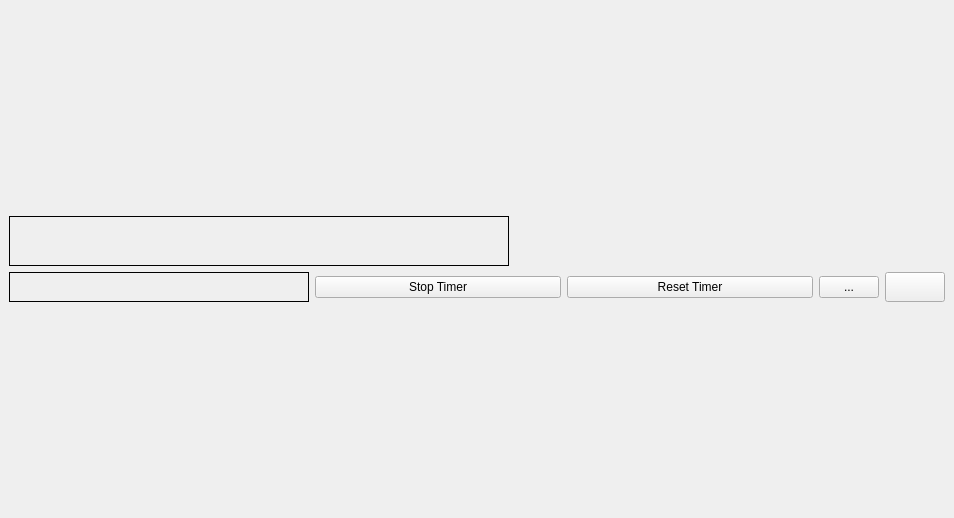
<?xml version="1.0" encoding="UTF-8"?>
<ui version="4.0">
 <class>TimerWidget</class>
 <widget class="QStackedWidget" name="TimerWidget">
  <property name="geometry">
   <rect>
    <x>0</x>
    <y>0</y>
    <width>954</width>
    <height>518</height>
   </rect>
  </property>
  <property name="sizePolicy">
   <sizepolicy hsizetype="Preferred" vsizetype="Preferred">
    <horstretch>0</horstretch>
    <verstretch>0</verstretch>
   </sizepolicy>
  </property>
  <property name="minimumSize">
   <size>
    <width>400</width>
    <height>0</height>
   </size>
  </property>
  <property name="windowTitle">
   <string>StackedWidget</string>
  </property>
  <property name="currentIndex">
   <number>0</number>
  </property>
  <widget class="QWidget" name="TimerPage">
   <layout class="QGridLayout" name="gridLayout_2">
    <item row="0" column="0">
     <layout class="QVBoxLayout" name="verticalLayout">
      <item>
       <widget class="QLabel" name="timerName">
        <property name="minimumSize">
         <size>
          <width>300</width>
          <height>0</height>
         </size>
        </property>
        <property name="maximumSize">
         <size>
          <width>500</width>
          <height>50</height>
         </size>
        </property>
        <property name="frameShape">
         <enum>QFrame::Shape::Box</enum>
        </property>
        <property name="text">
         <string/>
        </property>
        <property name="alignment">
         <set>Qt::AlignmentFlag::AlignCenter</set>
        </property>
       </widget>
      </item>
      <item>
       <layout class="QHBoxLayout" name="horizontalLayout">
        <item>
         <widget class="QLabel" name="countdownLabel">
          <property name="minimumSize">
           <size>
            <width>300</width>
            <height>0</height>
           </size>
          </property>
          <property name="frameShape">
           <enum>QFrame::Shape::Box</enum>
          </property>
          <property name="text">
           <string/>
          </property>
          <property name="alignment">
           <set>Qt::AlignmentFlag::AlignCenter</set>
          </property>
         </widget>
        </item>
        <item>
         <widget class="QPushButton" name="stopButton">
          <property name="maximumSize">
           <size>
            <width>250</width>
            <height>16777215</height>
           </size>
          </property>
          <property name="cursor">
           <cursorShape>PointingHandCursor</cursorShape>
          </property>
          <property name="text">
           <string>Stop Timer</string>
          </property>
         </widget>
        </item>
        <item>
         <widget class="QPushButton" name="resetButton">
          <property name="maximumSize">
           <size>
            <width>16777215</width>
            <height>16777215</height>
           </size>
          </property>
          <property name="cursor">
           <cursorShape>PointingHandCursor</cursorShape>
          </property>
          <property name="text">
           <string>Reset Timer</string>
          </property>
         </widget>
        </item>
        <item>
         <widget class="QPushButton" name="infoButton">
          <property name="maximumSize">
           <size>
            <width>60</width>
            <height>16777215</height>
           </size>
          </property>
          <property name="cursor">
           <cursorShape>PointingHandCursor</cursorShape>
          </property>
          <property name="text">
           <string>...</string>
          </property>
         </widget>
        </item>
        <item>
         <widget class="QPushButton" name="deleteAlarmButton">
          <property name="maximumSize">
           <size>
            <width>60</width>
            <height>30</height>
           </size>
          </property>
          <property name="cursor">
           <cursorShape>PointingHandCursor</cursorShape>
          </property>
          <property name="text">
           <string/>
          </property>
          <property name="icon">
           <iconset theme="QIcon::ThemeIcon::EditDelete"/>
          </property>
         </widget>
        </item>
       </layout>
      </item>
     </layout>
    </item>
   </layout>
  </widget>
  <widget class="QWidget" name="AlarmPage">
   <layout class="QGridLayout" name="gridLayout">
    <item row="0" column="0">
     <layout class="QVBoxLayout" name="verticalLayout_2">
      <item>
       <widget class="QLabel" name="alarmName">
        <property name="sizePolicy">
         <sizepolicy hsizetype="Preferred" vsizetype="Preferred">
          <horstretch>0</horstretch>
          <verstretch>0</verstretch>
         </sizepolicy>
        </property>
        <property name="minimumSize">
         <size>
          <width>300</width>
          <height>0</height>
         </size>
        </property>
        <property name="maximumSize">
         <size>
          <width>500</width>
          <height>50</height>
         </size>
        </property>
        <property name="frameShape">
         <enum>QFrame::Shape::Box</enum>
        </property>
        <property name="text">
         <string/>
        </property>
        <property name="alignment">
         <set>Qt::AlignmentFlag::AlignCenter</set>
        </property>
       </widget>
      </item>
      <item>
       <layout class="QHBoxLayout" name="horizontalLayout_2">
        <item>
         <layout class="QVBoxLayout" name="verticalLayout_5">
          <item>
           <widget class="QLabel" name="alarmTimeLabel">
            <property name="minimumSize">
             <size>
              <width>300</width>
              <height>0</height>
             </size>
            </property>
            <property name="frameShape">
             <enum>QFrame::Shape::Box</enum>
            </property>
            <property name="text">
             <string/>
            </property>
            <property name="alignment">
             <set>Qt::AlignmentFlag::AlignCenter</set>
            </property>
           </widget>
          </item>
          <item>
           <widget class="QLabel" name="alarmDateLabel">
            <property name="minimumSize">
             <size>
              <width>300</width>
              <height>0</height>
             </size>
            </property>
            <property name="frameShape">
             <enum>QFrame::Shape::Box</enum>
            </property>
            <property name="text">
             <string/>
            </property>
            <property name="alignment">
             <set>Qt::AlignmentFlag::AlignCenter</set>
            </property>
           </widget>
          </item>
         </layout>
        </item>
        <item>
         <widget class="QPushButton" name="turnOnOffButton">
          <property name="maximumSize">
           <size>
            <width>400</width>
            <height>16777215</height>
           </size>
          </property>
          <property name="cursor">
           <cursorShape>PointingHandCursor</cursorShape>
          </property>
          <property name="text">
           <string>Turn Off</string>
          </property>
         </widget>
        </item>
        <item>
         <widget class="QPushButton" name="alarmInfo">
          <property name="maximumSize">
           <size>
            <width>60</width>
            <height>16777215</height>
           </size>
          </property>
          <property name="cursor">
           <cursorShape>PointingHandCursor</cursorShape>
          </property>
          <property name="text">
           <string>...</string>
          </property>
         </widget>
        </item>
        <item>
         <widget class="QPushButton" name="deleteTimerButton">
          <property name="maximumSize">
           <size>
            <width>60</width>
            <height>30</height>
           </size>
          </property>
          <property name="cursor">
           <cursorShape>PointingHandCursor</cursorShape>
          </property>
          <property name="text">
           <string/>
          </property>
          <property name="icon">
           <iconset theme="QIcon::ThemeIcon::EditDelete"/>
          </property>
         </widget>
        </item>
       </layout>
      </item>
     </layout>
    </item>
   </layout>
  </widget>
 </widget>
 <resources/>
 <connections/>
</ui>
